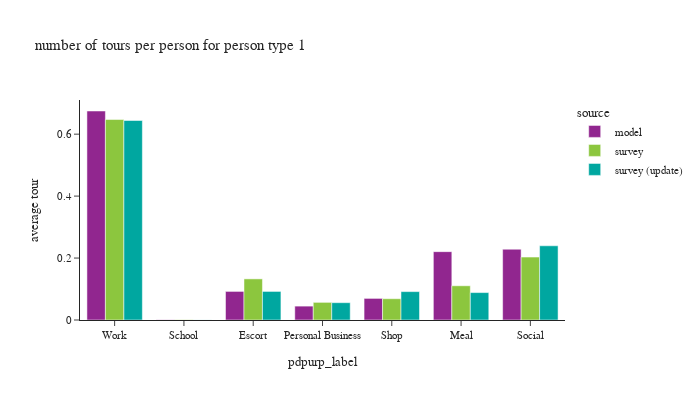

The notebook cell this image was saved under:
### Code cell
plot_by_pptyp(df_tour, '1')

### Figure 1 — Plotly figure (JSON) as saved in the notebook; plotly's stock layout.template omitted (floating-point values rounded to 4 significant figures)
{"data": [{"alignmentgroup": "True", "hovertemplate": "source=model<br>pdpurp_label=%{x}<br>average tour=%{y}<extra></extra>", "legendgroup": "model", "marker": {"color": "#91268F", "pattern": {"shape": ""}}, "name": "model", "offsetgroup": "model", "orientation": "v", "showlegend": true, "textposition": "auto", "type": "bar", "x": ["Work", "School", "Escort", "Personal Business", "Shop", "Meal", "Social"], "xaxis": "x", "y": [0.6748, 0.000635, 0.09227, 0.0448, 0.06973, 0.2207, 0.2285], "yaxis": "y"}, {"alignmentgroup": "True", "hovertemplate": "source=survey<br>pdpurp_label=%{x}<br>average tour=%{y}<extra></extra>", "legendgroup": "survey", "marker": {"color": "#8CC63E", "pattern": {"shape": ""}}, "name": "survey", "offsetgroup": "survey", "orientation": "v", "showlegend": true, "textposition": "auto", "type": "bar", "x": ["Work", "School", "Escort", "Personal Business", "Shop", "Meal", "Social"], "xaxis": "x", "y": [0.6473, 0.0008286, 0.1328, 0.05694, 0.06869, 0.1105, 0.2031], "yaxis": "y"}, {"alignmentgroup": "True", "hovertemplate": "source=survey (update)<br>pdpurp_label=%{x}<br>average tour=%{y}<extra></extra>", "legendgroup": "survey (update)", "marker": {"color": "#00A7A0", "pattern": {"shape": ""}}, "name": "survey (update)", "offsetgroup": "survey (update)", "orientation": "v", "showlegend": true, "textposition": "auto", "type": "bar", "x": ["Work", "School", "Escort", "Personal Business", "Shop", "Meal", "Social"], "xaxis": "x", "y": [0.6441, 0.000248, 0.09225, 0.05591, 0.09167, 0.08852, 0.2396], "yaxis": "y"}], "layout": {"barmode": "group", "font": {"size": 11}, "height": 400, "legend": {"title": {"text": "source"}, "tracegroupgap": 0}, "title": {"text": "number of tours per person for person type 1"}, "width": 700, "xaxis": {"anchor": "y", "domain": [0.0, 1.0], "title": {"text": "pdpurp_label"}}, "yaxis": {"anchor": "x", "domain": [0.0, 1.0], "tickformat": ".2", "title": {"text": "average tour"}}}}
